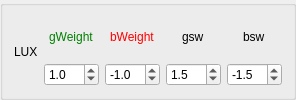
                                <widget class="QGroupBox" name="groupBox_6">
                                    <property name="title">
                                        <string/>
                                    </property>
                                    <layout class="QHBoxLayout" name="horizontalLayout_3">
                                        <item alignment="Qt::AlignHCenter">
                                            <widget class="QLabel" name="label">
                                                <property name="text">
                                                    <string>LUX</string>
                                                </property>
                                            </widget>
                                        </item>
                                        <item>
                                            <layout class="QVBoxLayout" name="verticalLayout_3">
                                                <item alignment="Qt::AlignHCenter">
                                                    <widget class="QLabel" name="label_2">
                                                        <property name="toolTip">
                                                            <string>&lt;html&gt;&lt;head/&gt;&lt;body&gt;&lt;p&gt;points
                                                                added to score when this is good&lt;/p&gt;&lt;/body&gt;&lt;/html&gt;
                                                            </string>
                                                        </property>
                                                        <property name="styleSheet">
                                                            <string notr="true">color: green</string>
                                                        </property>
                                                        <property name="text">
                                                            <string>gWeight</string>
                                                        </property>
                                                    </widget>
                                                </item>
                                                <item>
                                                    <widget class="QDoubleSpinBox" name="doubleSpinBox">
                                                        <property name="decimals">
                                                            <number>1</number>
                                                        </property>
                                                        <property name="minimum">
                                                            <double>-10.000000000000000</double>
                                                        </property>
                                                        <property name="maximum">
                                                            <double>10.000000000000000</double>
                                                        </property>
                                                        <property name="value">
                                                            <double>1.000000000000000</double>
                                                        </property>
                                                    </widget>
                                                </item>
                                            </layout>
                                        </item>
                                        <item>
                                            <layout class="QVBoxLayout" name="verticalLayout_4">
                                                <item alignment="Qt::AlignHCenter">
                                                    <widget class="QLabel" name="label_3">
                                                        <property name="toolTip">
                                                            <string>&lt;html&gt;&lt;head/&gt;&lt;body&gt;&lt;p&gt;points
                                                                added to score when this is bad&lt;/p&gt;&lt;/body&gt;&lt;/html&gt;
                                                            </string>
                                                        </property>
                                                        <property name="styleSheet">
                                                            <string notr="true">color: red</string>
                                                        </property>
                                                        <property name="text">
                                                            <string>bWeight</string>
                                                        </property>
                                                    </widget>
                                                </item>
                                                <item>
                                                    <widget class="QDoubleSpinBox" name="doubleSpinBox_2">
                                                        <property name="decimals">
                                                            <number>1</number>
                                                        </property>
                                                        <property name="minimum">
                                                            <double>-10.000000000000000</double>
                                                        </property>
                                                        <property name="maximum">
                                                            <double>10.000000000000000</double>
                                                        </property>
                                                        <property name="value">
                                                            <double>-1.000000000000000</double>
                                                        </property>
                                                    </widget>
                                                </item>
                                            </layout>
                                        </item>
                                        <item>
                                            <layout class="QVBoxLayout" name="verticalLayout_5">
                                                <item alignment="Qt::AlignHCenter">
                                                    <widget class="QLabel" name="label_4">
                                                        <property name="toolTip">
                                                            <string>&lt;html&gt;&lt;head/&gt;&lt;body&gt;&lt;p&gt;points
                                                                added to score when this is good but special (like macd
                                                                crossing up)&lt;/p&gt;&lt;/body&gt;&lt;/html&gt;
                                                            </string>
                                                        </property>
                                                        <property name="styleSheet">
                                                            <string notr="true">color: qradialgradient(spread:repeat,
                                                                cx:0.5, cy:0.5, radius:0.077, fx:0.5, fy:0.5, stop:0
                                                                rgba(19, 255, 0, 147), stop:0.497326 rgba(0, 0, 0, 147),
                                                                stop:1 rgba(0, 255, 113, 147));
                                                            </string>
                                                        </property>
                                                        <property name="text">
                                                            <string>gsw</string>
                                                        </property>
                                                    </widget>
                                                </item>
                                                <item>
                                                    <widget class="QDoubleSpinBox" name="doubleSpinBox_3">
                                                        <property name="decimals">
                                                            <number>1</number>
                                                        </property>
                                                        <property name="minimum">
                                                            <double>-10.000000000000000</double>
                                                        </property>
                                                        <property name="maximum">
                                                            <double>10.000000000000000</double>
                                                        </property>
                                                        <property name="value">
                                                            <double>1.500000000000000</double>
                                                        </property>
                                                    </widget>
                                                </item>
                                            </layout>
                                        </item>
                                        <item>
                                            <layout class="QVBoxLayout" name="verticalLayout_6">
                                                <item alignment="Qt::AlignHCenter">
                                                    <widget class="QLabel" name="label_5">
                                                        <property name="toolTip">
                                                            <string>&lt;html&gt;&lt;head/&gt;&lt;body&gt;&lt;p&gt;points
                                                                added to score when this is bad but special (like macd
                                                                crossing down)&lt;/p&gt;&lt;/body&gt;&lt;/html&gt;
                                                            </string>
                                                        </property>
                                                        <property name="styleSheet">
                                                            <string notr="true">color: qradialgradient(spread:repeat,
                                                                cx:0.5, cy:0.5, radius:0.077, fx:0.5, fy:0.5, stop:0
                                                                rgba(255, 0, 0, 147), stop:0.497537 rgba(58, 30, 30,
                                                                146), stop:1 rgba(255, 94, 0, 147));
                                                            </string>
                                                        </property>
                                                        <property name="text">
                                                            <string>bsw</string>
                                                        </property>
                                                    </widget>
                                                </item>
                                                <item>
                                                    <widget class="QDoubleSpinBox" name="doubleSpinBox_4">
                                                        <property name="decimals">
                                                            <number>1</number>
                                                        </property>
                                                        <property name="minimum">
                                                            <double>-10.000000000000000</double>
                                                        </property>
                                                        <property name="maximum">
                                                            <double>10.000000000000000</double>
                                                        </property>
                                                        <property name="value">
                                                            <double>-1.500000000000000</double>
                                                        </property>
                                                    </widget>
                                                </item>
                                            </layout>
                                        </item>
                                    </layout>
                                </widget>
